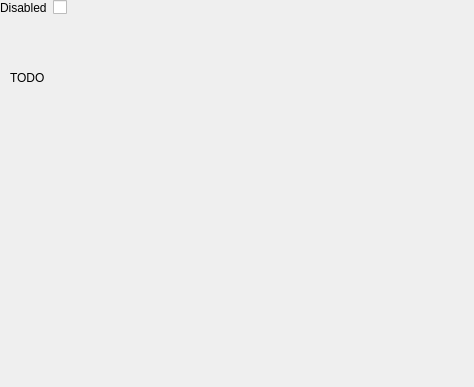
<?xml version="1.0" encoding="UTF-8"?>
<ui version="4.0">
 <class>TabsSettingsForm</class>
 <widget class="QWidget" name="TabsSettingsForm">
  <property name="geometry">
   <rect>
    <x>0</x>
    <y>0</y>
    <width>474</width>
    <height>387</height>
   </rect>
  </property>
  <property name="windowTitle">
   <string>Form</string>
  </property>
  <widget class="QWidget" name="formLayoutWidget">
   <property name="geometry">
    <rect>
     <x>0</x>
     <y>0</y>
     <width>361</width>
     <height>61</height>
    </rect>
   </property>
   <layout class="QFormLayout" name="formLayout">
    <item row="0" column="0">
     <widget class="QLabel" name="disabledLabel">
      <property name="text">
       <string>Disabled</string>
      </property>
     </widget>
    </item>
    <item row="0" column="1">
     <widget class="QCheckBox" name="disabledCheckBox"/>
    </item>
   </layout>
  </widget>
  <widget class="QLabel" name="label">
   <property name="geometry">
    <rect>
     <x>10</x>
     <y>70</y>
     <width>171</width>
     <height>16</height>
    </rect>
   </property>
   <property name="text">
    <string>TODO</string>
   </property>
  </widget>
 </widget>
 <resources/>
 <connections/>
</ui>
